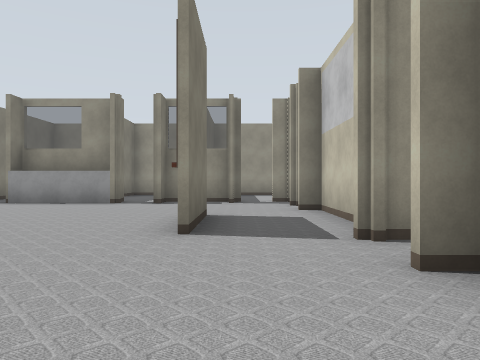
view 1 (above)

24 first-person views from a walk through a robot-simulator world made for Gazebo. The camera is 1.2 m above the floor, looks level and sees 70° across. The floor is counted in squares, 2 m on a side. Each view is taken from the middle of a square. On the plan, view 1 faces up. The plan holds only what a view shows up to about 9 squares ahead; the rest is blank. The place goes on beyond the plan. Some surface patterns are stand-ins.

view 2
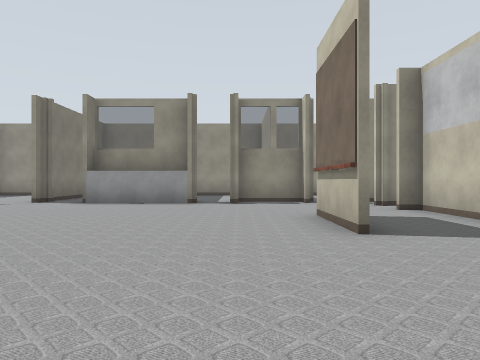

view 3
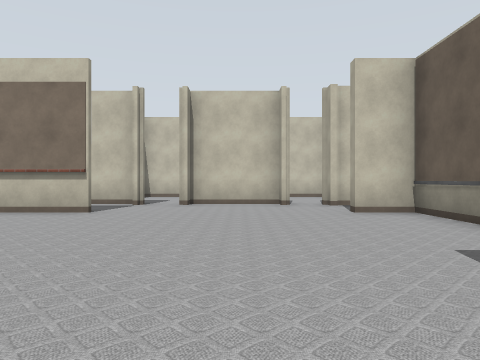

view 4
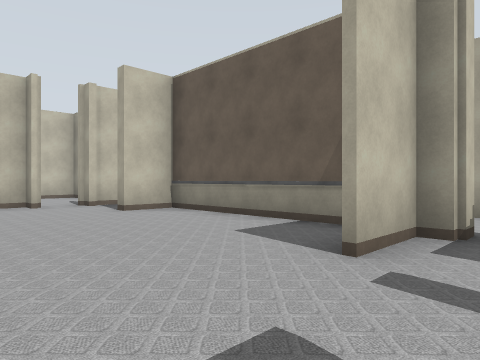

view 5
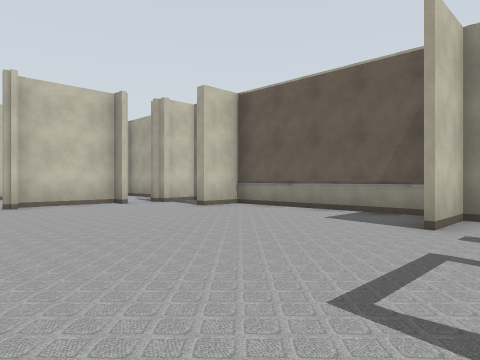

view 6
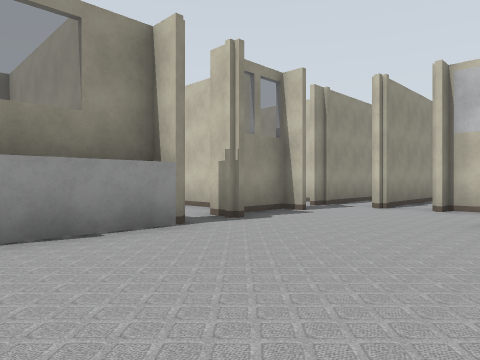

view 7
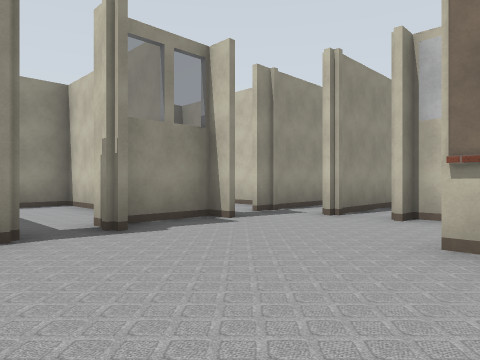

view 8
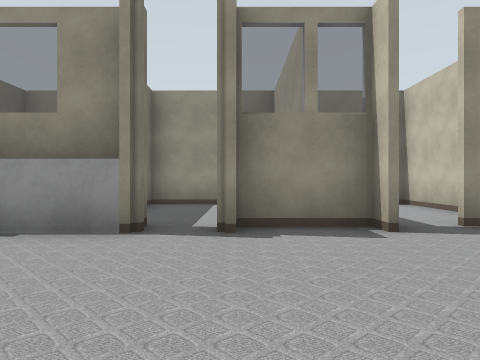

view 9
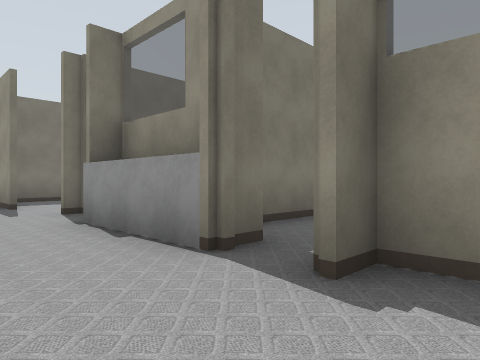

view 10
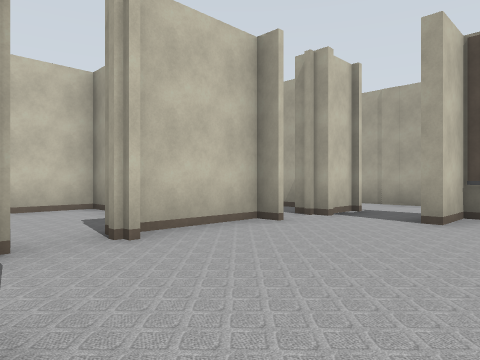

view 11
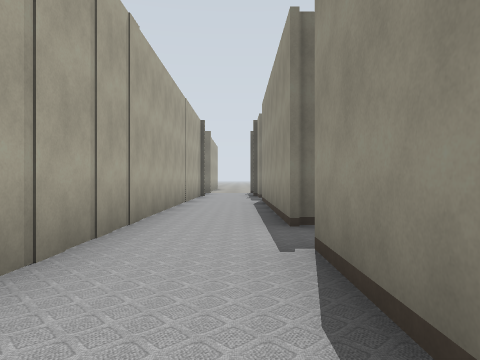

view 12
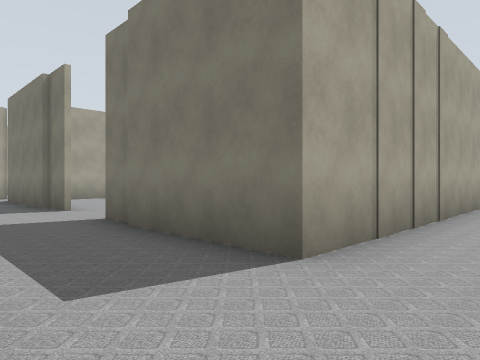

view 13
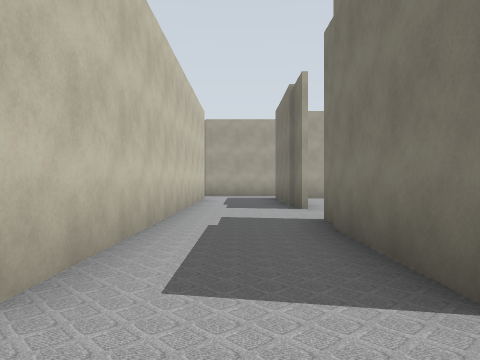

view 14
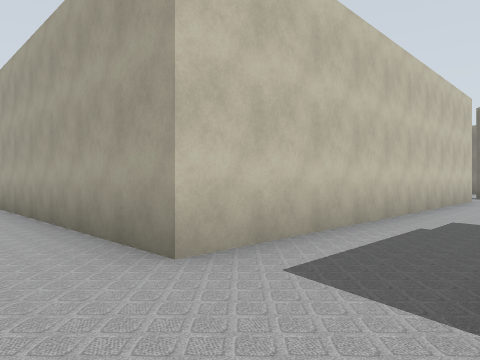

view 15
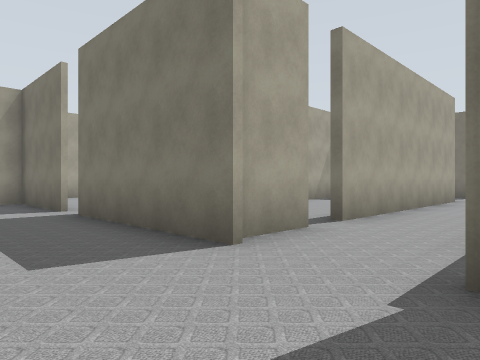

view 16
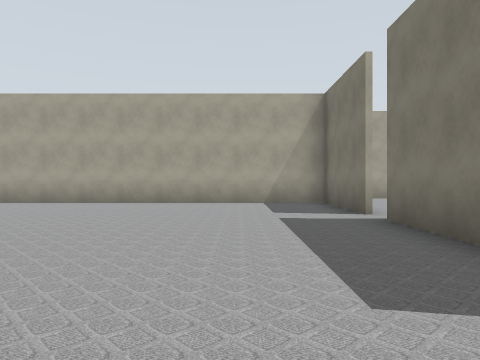

view 17
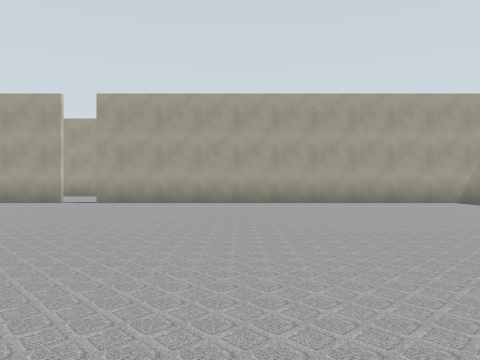

view 18
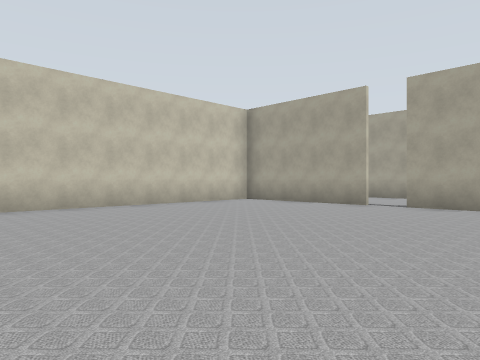

view 19
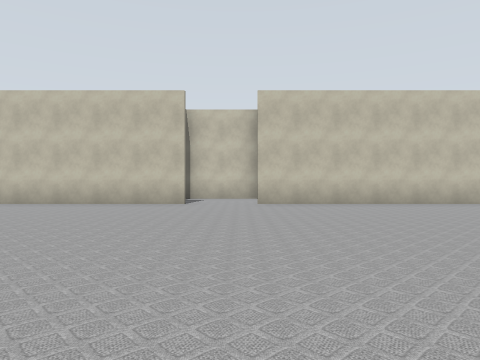

view 20
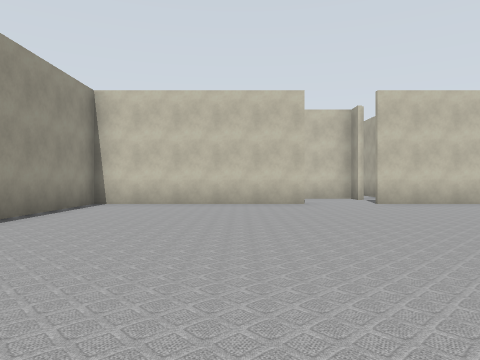

view 21
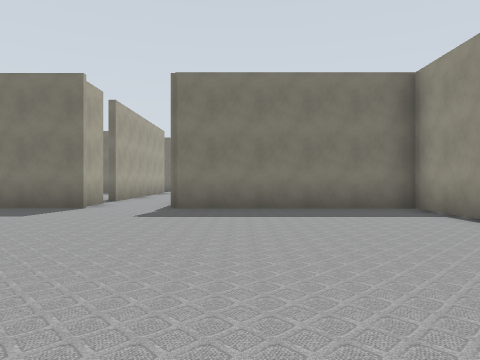

view 22
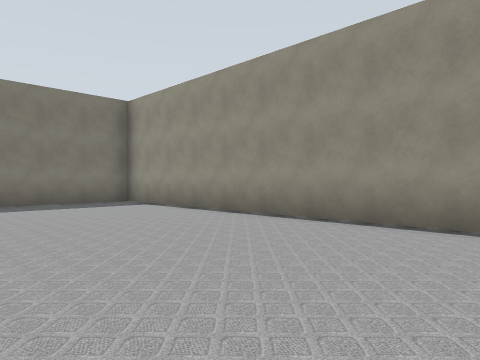

view 23
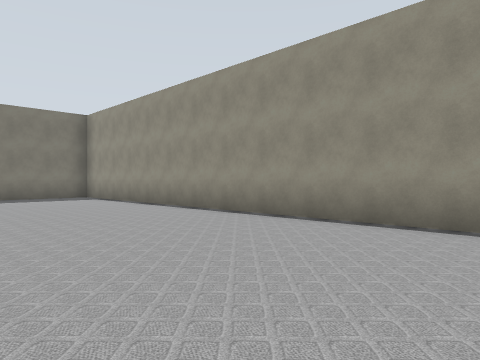

view 24
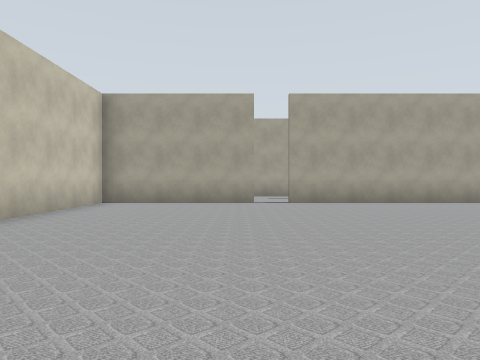

### Floor plan
Points are (right, up) in squares from view 1. A wall is a line through its corners. A room is listed if a view was taken in it or the views show most of it. See-through windows are left out.
Room 1 (views 1, 2, 3, 4, 5, 6, 7, 8, 9, 10)
walls: (-0.7, 3.8) (-0.7, 5.9); (-0.6, 5.8) (-0.6, 3.8); (1.1, 2.4) (1.8, 2.4); (1.6, 3.6) (1.6, 6.9) (1.1, 6.9); (1.8, 3.4) (1.1, 3.4); (-2.2, 8.8) (-2.2, 9.6); (-3.4, 9.4) (-5.5, 9.4); (-3.2, 9.6) (-3.2, 8.9) (-6.1, 8.9); (1.1, 0) (1.6, 0) (1.6, 2.3) (1.1, 2.3); (-0.3, 9.4) (-2, 9.4); (1, -1.1) (1.8, -1.1); (-5.2, -2.2) (-0.7, -2.2) (-0.7, -1); (2.9, 8) (1.1, 8); (3, 9.4) (0.9, 9.4)
ways out: opening at (-7, -1.5) to room 2; opening at (0, -2) to room 2; opening at (-3, 9) to room 3; opening at (1, 3); gap at (2, 0)
Room 2 (views 11, 12, 13, 14, 15, 16, 17, 18, 19, 20, 21, 22, 23, 24)
walls: (13.8, -4.2) (13.8, -8.1); (13.8, -9) (13.8, -11.9) (24.8, -11.9); (12.2, -4.5) (13.5, -4.5); (25.6, -11.9) (29.6, -11.9) (29.6, -4.4); (29.6, -2.6) (29.6, 2.7) (13.8, 2.7) (13.8, -2.5); (3.1, -2.3) (1, -2.3); (5.2, -13.5) (5.2, -4.5) (11.5, -4.5); (2.8, -10) (2.8, -13.5); (1.3, -2.2) (1.3, -1); (-0.5, -2.3) (-4.9, -2.3); (-5.9, -4.5) (2.8, -4.5) (2.8, -8.2); (-5.8, -1.9) (-5.8, -0.5); (-6.2, -2.4) (-6.2, -1.9)
ways out: opening at (-7, -1.5) to room 1; opening at (0, -2) to room 1; opening at (3, -9.5); opening at (12, -5); opening at (25, -12); gap at (14, -9)
Room 3 (no view inside)
walls: (-1.1, 10.8) (-1.1, 13.6) (-4.2, 13.6) (-4.2, 10.6)
ways out: opening at (-3, 9) to room 1

Where each view was taken, in squares from view 1:
view 1: 0 up, 0 right, facing up
view 2: 0 up, 2 left, facing up
view 3: 1 up, 7 left, facing right
view 4: 2 up, 7 left, facing down-right
view 5: 4 up, 7 left, facing down-right
view 6: 5 up, 6 left, facing up-right
view 7: 5 up, 4 left, facing up-right
view 8: 5 up, 2 left, facing up
view 9: 7 up, 1 left, facing up-left
view 10: 4 up, 2 left, facing down-right
view 11: 3 down, 4 right, facing left
view 12: 3 down, 5 right, facing down-left
view 13: 3 down, 4 right, facing down
view 14: 3 down, 3 right, facing down-right
view 15: 2 down, 16 right, facing down-left
view 16: 3 down, 16 right, facing down
view 17: 3 down, 21 right, facing down
view 18: 4 down, 22 right, facing down-right
view 19: 4 down, 21 right, facing right
view 20: 1 down, 21 right, facing right
view 21: 1 down, 21 right, facing left
view 22: 2 down, 23 right, facing up-left
view 23: 2 down, 26 right, facing up-left
view 24: 3 down, 26 right, facing down
